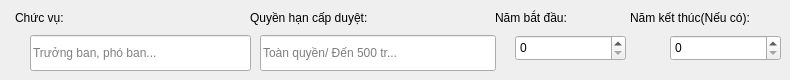
         <widget class="QWidget" name="page_1">
          <widget class="QLabel" name="label_39">
           <property name="geometry">
            <rect>
             <x>15</x>
             <y>10</y>
             <width>55</width>
             <height>16</height>
            </rect>
           </property>
           <property name="text">
            <string>Chức vụ:</string>
           </property>
          </widget>
          <widget class="QLineEdit" name="txtChucVu">
           <property name="geometry">
            <rect>
             <x>30</x>
             <y>35</y>
             <width>221</width>
             <height>36</height>
            </rect>
           </property>
           <property name="placeholderText">
            <string>Trưởng ban, phó ban...</string>
           </property>
          </widget>
          <widget class="QLabel" name="label_40">
           <property name="geometry">
            <rect>
             <x>250</x>
             <y>10</y>
             <width>126</width>
             <height>16</height>
            </rect>
           </property>
           <property name="text">
            <string>Quyền hạn cấp duyệt:</string>
           </property>
          </widget>
          <widget class="QLineEdit" name="txtQuyenHanCapDuyet">
           <property name="geometry">
            <rect>
             <x>260</x>
             <y>35</y>
             <width>236</width>
             <height>36</height>
            </rect>
           </property>
           <property name="placeholderText">
            <string>Toàn quyền/ Đến 500 tr...</string>
           </property>
          </widget>
          <widget class="QSpinBox" name="spnNamBatDau">
           <property name="geometry">
            <rect>
             <x>515</x>
             <y>35</y>
             <width>111</width>
             <height>26</height>
            </rect>
           </property>
           <property name="maximum">
            <number>30000</number>
           </property>
          </widget>
          <widget class="QSpinBox" name="spnNamKetThuc">
           <property name="geometry">
            <rect>
             <x>670</x>
             <y>35</y>
             <width>111</width>
             <height>26</height>
            </rect>
           </property>
           <property name="maximum">
            <number>30000</number>
           </property>
          </widget>
          <widget class="QLabel" name="label_41">
           <property name="geometry">
            <rect>
             <x>495</x>
             <y>10</y>
             <width>96</width>
             <height>16</height>
            </rect>
           </property>
           <property name="text">
            <string>Năm bắt đầu:</string>
           </property>
          </widget>
          <widget class="QLabel" name="label_42">
           <property name="geometry">
            <rect>
             <x>630</x>
             <y>10</y>
             <width>141</width>
             <height>16</height>
            </rect>
           </property>
           <property name="text">
            <string>Năm kết thúc(Nếu có):</string>
           </property>
          </widget>
         </widget>
